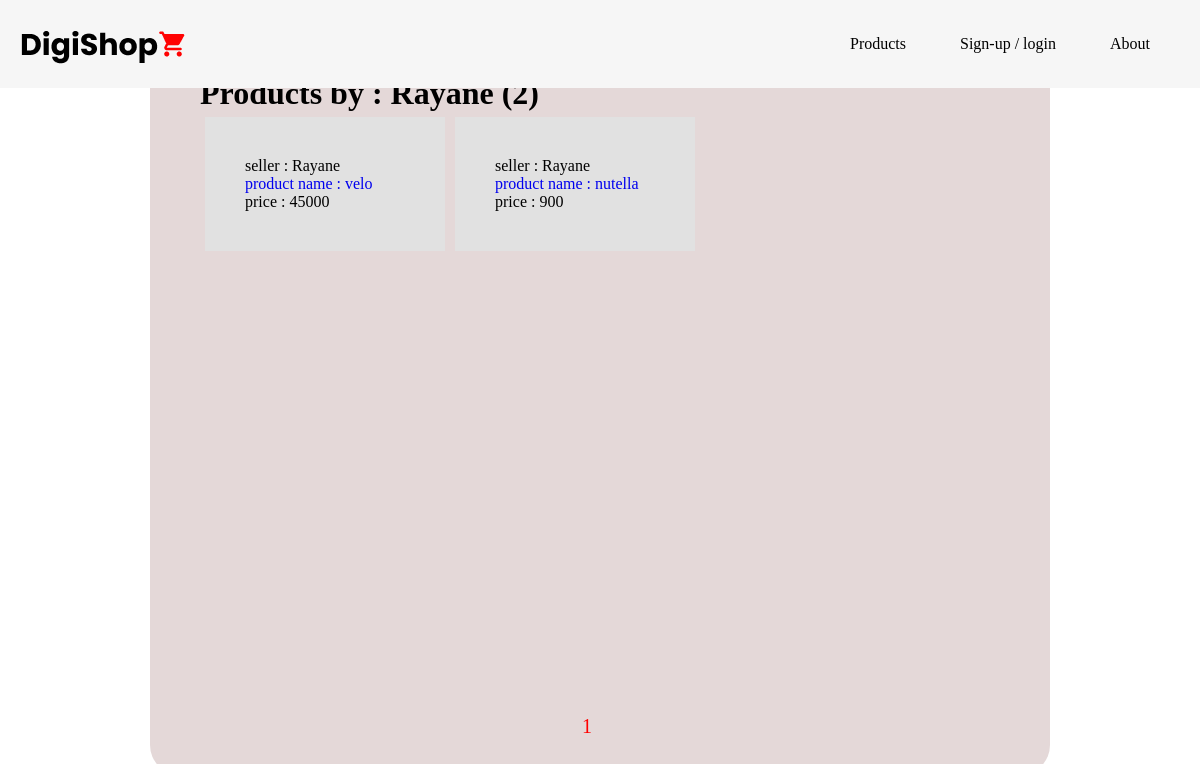
/users/Rayane, run on the app's committed database.
### app/models/model.py (models this page shows, shortened)
class User(db.Model,UserMixin):
    __tablename__='user'
    id = db.Column(db.Integer,primary_key=True)
    firstname =db.Column(db.String(50),nullable=False)
    familyname = db.Column(db.String(50),nullable=False)
    username=db.Column(db.String(20),unique=True,nullable=False)
    email=db.Column(db.String(120),unique=True,nullable=False)
    image_file = db.Column(db.String(20),nullable=False,default='default.jpg')
    password = db.Column(db.String(60),nullable=False)
    products = db.relationship('Product',backref='seller',lazy=True)

class Product(db.Model):
    __tablename__='product'
    id = db.Column(db.Integer,primary_key=True)
    user_id = db.Column(db.Integer,db.ForeignKey('user.id'))
    product_name = db.Column(db.String(50),nullable=False)
    description = db.Column(db.Text,nullable=False)
    price = db.Column(db.String(20),nullable=False)
    location=db.Column(db.String(20),nullable=False)
    brand = db.Column(db.String(20),nullable=False)
    picture=db.Column(db.String(20),nullable=False,default='default.png')
    category=db.Column(db.String(20),nullable=False)
    date_posted = db.Column(db.DateTime,nullable=False,default=datetime.utcnow)

### app/routes/user_bp.py (the view)
@user_bp.route('/<string:username>')
def get_user_products(username):
    page = request.args.get('page', 1 ,type=int)
    user = User.query.filter_by(username=username).first_or_404()
    products = Product.query.filter_by(seller=user)\
        .order_by(Product.date_posted.desc())\
        .paginate(page = page, per_page=5)
    return render_template('userView/user_products.html',products=products,user=user)

### app/templates/userView/user_products.html
{%extends "base/layout.html"%}
{%block style%}
<link rel="stylesheet" type="text/css" href="{{url_for('static',filename='css/user_products.css')}}">
{%endblock style%}
{%block content%}
<div class="show-user-product-list">
    <h1>Products by : {{user.username}} ({{products.total}})</h1>
    <div class="product-list">
        {%for product in products.items%}
            <div class="product">
                <p>seller : {{product.seller.username}}</p>
                <p><a href="{{url_for('product_bp.get_product',product_id=product.id)}}">product name : {{product.product_name}}</a></p>
                <p>price : {{product.price}}</p>
            </div>
        {%endfor%}
    </div>
    <div class="pages">
        {% for page_num in products.iter_pages(left_edge=1,right_edge=1,left_current=1,right_current=2) %}
            {% if page_num%}
                {%if products.page == page_num%}
                    <a href="{{url_for('user_bp.get_user_products',username= user.username,page=page_num)}}" style="color: red">{{page_num}}</a>
                    {%else%}
                    <a href="{{url_for('user_bp.get_user_products',username= user.username,page=page_num)}}" style="color: tomato">{{page_num}}</a>
                    {%endif%}
            {%else%}
            <span style="color:tomato">
                ...
            </span>
            {%endif%}
        {% endfor %}
    </div>
</div>
{%endblock content%}

### app/static/css/main.css (style rules this page uses)
* { padding: 0; margin: 0; text-decoration: none; list-style: none; box-sizing: border-box; }
body { font-family: poppins; }

### app/static/css/user_products.css (style rules this page uses)
body { background-image: url('/static/images/background.jpg'); background-repeat: no-repeat; background-size: cover; }
.show-user-product-list { position: absolute; top: 50%; left: 50%; transform: translate(-50%, -50%); padding: 50px; width: 75%; height: 750px; background: #e4d8d8; border-radius: 30px; box-sizing: border-box; }
.product-list { display: flex; flex-wrap: wrap; }
.product { background-color: #E1E1E1; margin: 5px; flex-basis: 30%; padding: 5%; overflow: auto; scrollbar-width: thin; scrollbar-color: #888 #f1f1f1; }
.pages { position: fixed; bottom: 5%; left: 48%; font-size: 20px; }

### data on the page
User: username "Rayane"
Product: seller.username "Rayane", product_name "velo", price "45000"
Product: seller.username "Rayane", product_name "nutella", price "900"

### other printed values
{{ products.total }} "2"
{{ page_num }} "1"
